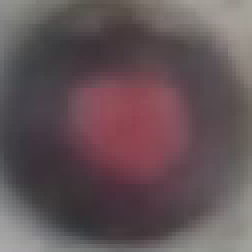
#> input picture resources/templates/pivot.png, 63 x 63 px (shown 4 times larger)
$ python -i tools.py   (imports and definitions only)
#> lines starting #> are read from the running program, lines starting #| are printed output that depends on the picture; after the words box and inside, x2 and y2 are one past the last pixel; in counts of white or black regions, pixels touching at a corner belong together
#> further down, picture is the input picture: shape (63, 63, 3); mean B, G, R 87.1, 83.2, 99.7
import os
import cv2
import json
import numpy as np
import settings as sett


# Algorithm

# [30 lines left out: functions get_centroid, frame_diff_detector, not called in this run]


def threshold_detector(frame):
    # convert image to grayscale image
    gray_image = cv2.cvtColor(frame.copy(), cv2.COLOR_BGR2GRAY)
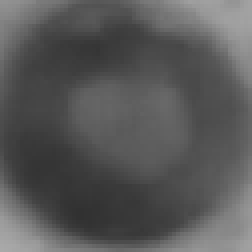
#> gray_image: shape (63, 63) (shown 4 times larger); min 49, max 169, mean 88.5

    # obtain image histogram
    ys = cv2.calcHist([gray_image], [0], None, [256], [0,256], True)
#> ys = 256 values, max 80 at index 82, min 0 at index 0, mean 15.5

    # compute image total pixel count
    x, y = gray_image.shape
#> x = 63; y = 63
    total = x * y
#> total = 3969

    # compute an adaptative threshold according the ratio of darkest pixels
    min_threshold = sett.ant_darkest_pixel
    suma = 0
    for i in range(min_threshold, 256):
        suma += ys[i]
        if suma/total > sett.ant_ratio:
            max_threshold = i
            break
#> this loop made 33 passes
#> suma on passes 1 to 12: [0], [0], [0], [0], [0], [0], [0], [0], [0], [0], [0], [0]

    # convert the grayscale image to binary image
    return cv2.inRange(gray_image, min_threshold, max_threshold)
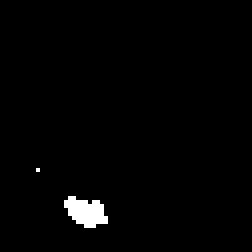
#> returned value: shape (63, 63) (shown 4 times larger); 1.5% white; 2 white regions (1 under 20 px), largest, box (x1, y1, x2, y2) and area: (16, 49, 27, 57) 58


def get_ant_mask(window):
    return threshold_detector(window)


# ROI

# [19 lines left out: functions update_roi_center, resize_frame, not called in this run]

>>> import cv2
>>> picture = cv2.imread('resources/templates/pivot.png')
>>> result = threshold_detector(picture)
